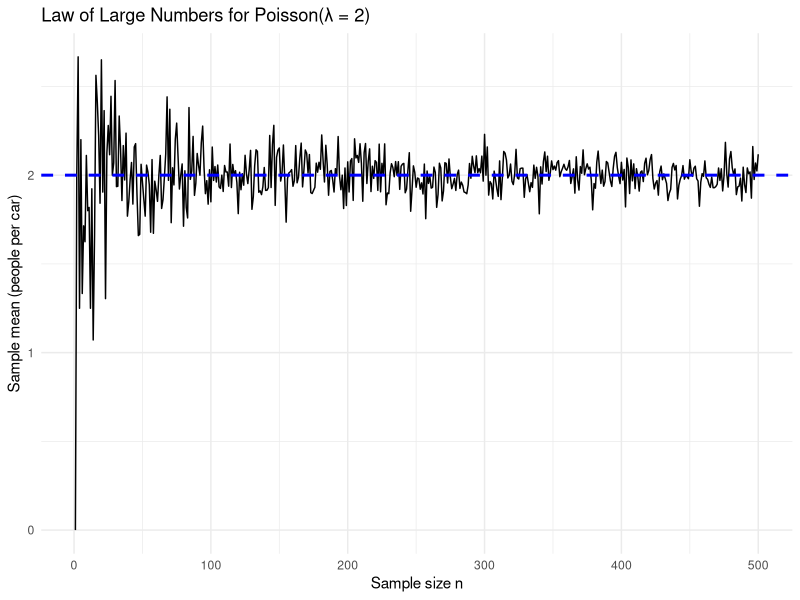
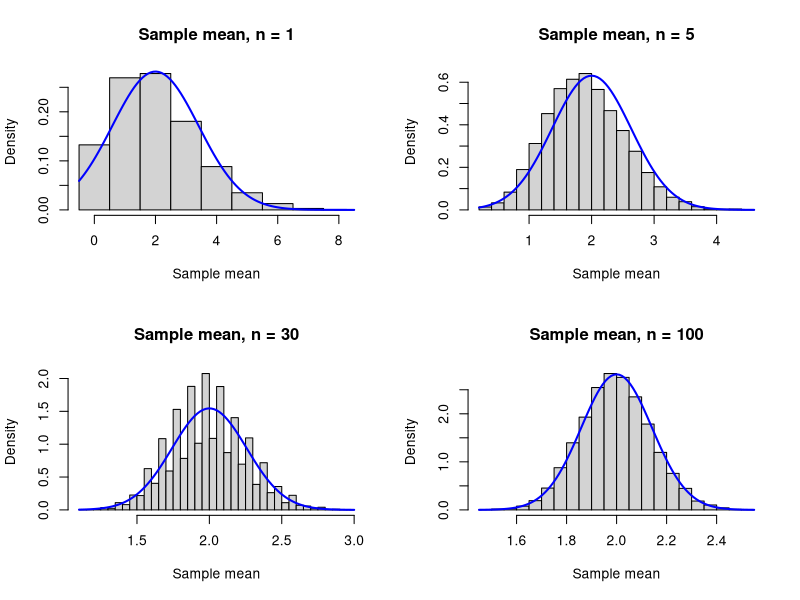
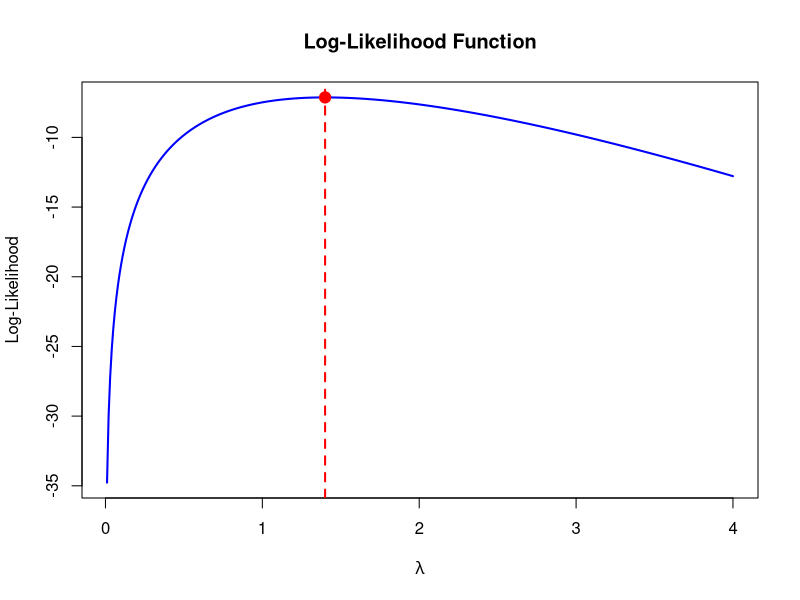

The R script that drew these images, in order:
## ---- chunk 1
knitr::opts_chunk$set(echo = TRUE)
## ---- chunk 2
library(tidyverse)
## ---- chunk 3
#1 A:
set.seed(1234)  #Random Seed to make results reproducible
lambda <- 2
max_n  <- 500

# Generate sample means for n = 1, ..., 500
results <- tibble(
  n = 1:max_n
) %>%
  mutate(
    sample_mean = map_dbl(n, ~ mean(rpois(.x, lambda = lambda)))
  )

# Plot
ggplot(results, aes(x = n, y = sample_mean)) +
  geom_line() +
  geom_hline(yintercept = lambda,
             colour = "blue",
             linetype = "dashed",
             linewidth = 1) +
  labs(
    title = "Law of Large Numbers for Poisson(λ = 2)",
    x = "Sample size n",
    y = "Sample mean (people per car)"
  ) +
  theme_minimal()

## ---- chunk 4

#1 C:
set.seed(1234)  # Random Seed to make results reproducible

lambda <- 2
B <- 10000  # number of replicates

# Function to generate one sample mean for given n
sim_mean <- function(n) {
  mean(rpois(n, lambda = lambda))
}

# Generate 10,000 replicates of the sample mean for different n
means_1   <- replicate(B, sim_mean(1))
means_5   <- replicate(B, sim_mean(5))
means_30  <- replicate(B, sim_mean(30))
means_100 <- replicate(B, sim_mean(100))

# 2x2 layout for four histograms
op <- par(mfrow = c(2, 2))

# n = 1
hist(
  means_1,
  breaks = seq(-0.5, max(means_1) + 0.5, by = 1),
  freq   = FALSE,
  main   = "Sample mean, n = 1",
  xlab   = "Sample mean"
)
curve(dnorm(x, mean = lambda, sd = sqrt(lambda / 1)),
      add = TRUE, lwd = 2, col = "blue")

# n = 5
hist(
  means_5,
  breaks = 30,
  freq   = FALSE,
  main   = "Sample mean, n = 5",
  xlab   = "Sample mean"
)
curve(dnorm(x, mean = lambda, sd = sqrt(lambda / 5)),
      add = TRUE, lwd = 2, col = "blue")

# n = 30
hist(
  means_30,
  breaks = 30,
  freq   = FALSE,
  main   = "Sample mean, n = 30",
  xlab   = "Sample mean"
)
curve(dnorm(x, mean = lambda, sd = sqrt(lambda / 30)),
      add = TRUE, lwd = 2, col = "blue")

# n = 100
hist(
  means_100,
  breaks = 30,
  freq   = FALSE,
  main   = "Sample mean, n = 100",
  xlab   = "Sample mean"
)
curve(dnorm(x, mean = lambda, sd = sqrt(lambda / 100)),
      add = TRUE, lwd = 2, col = "blue")

# Reset plotting layout
par(op)
## ---- chunk 5

## ---- chunk 6

#1(a)
floods <- c(1, 3, 1, 2, 0)
n <- length(floods)
sum_x <- sum(floods)
prod_factorials <- prod(factorial(floods))

#L(lambda) = (lambda^7 * e^(-5*lambda)) / 12
likelihood <- function(lambda) {
  (lambda^sum_x * exp(-n * lambda)) / prod_factorials
}

# 1(b)
# log L(lambda) = 7*log(lambda) - 5*lambda - log(12)
log_likelihood <- function(lambda) {
  sum_x * log(lambda) - n * lambda - log(prod_factorials)
}

# 1(c)
# MLE: lambda_hat = sum(x) / n
lambda_hat <- sum_x / n
lambda_hat

# 1(d)
# lambda_hat represents the estimated average number of floods per 5-year period
# It is calculated as the sample mean of the observed data
# lambda_hat = 7/5 = 1.4 floods per period

#1(e)
lambda_values <- seq(0.01, 4, by = 0.01)
log_lik_values <- sapply(lambda_values, log_likelihood)

plot(lambda_values, log_lik_values,
     type = "l",
     col = "blue",
     lwd = 2,
     xlab = expression(lambda),
     ylab = "Log-Likelihood",
     main = "Log-Likelihood Function")

abline(v = lambda_hat, col = "red", lwd = 2, lty = 2)
points(lambda_hat, log_likelihood(lambda_hat), col = "red", pch = 19, cex = 1.5)

## ---- chunk 7

